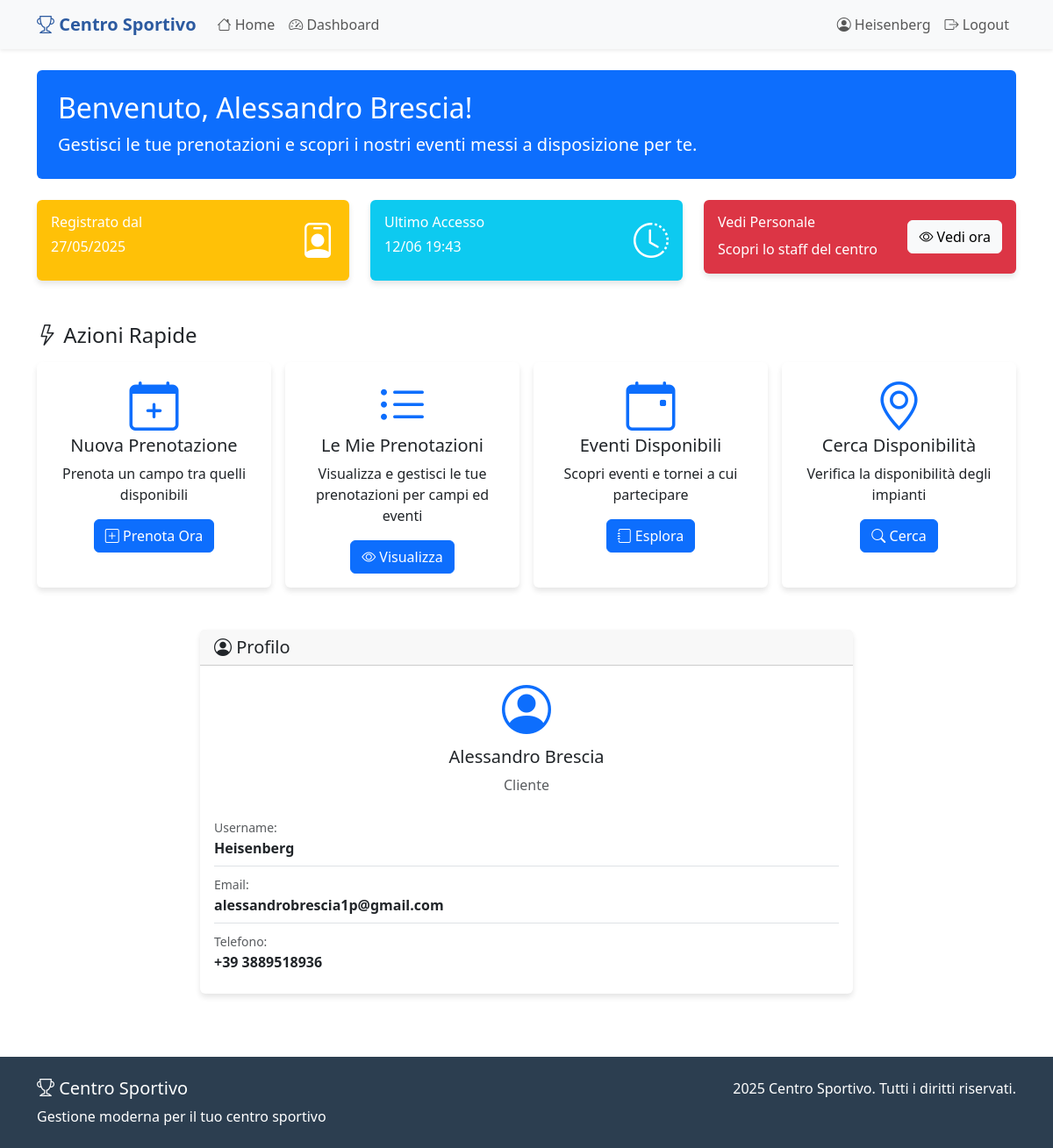
Page /dashboard/ (signed in) on the earlier database version.
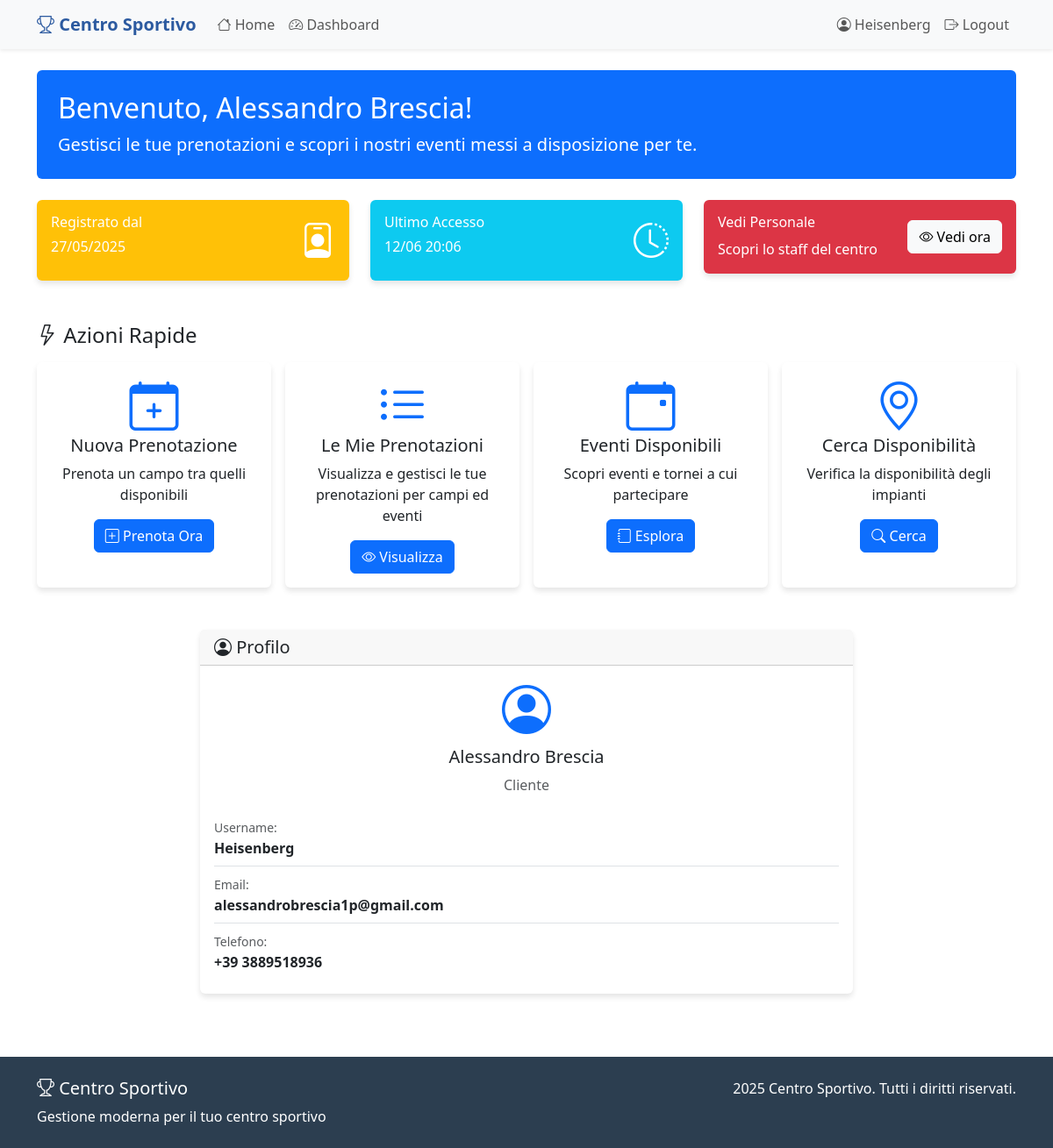
Same page on the later database version.
### centro_sportivo_app/models.py (models this page shows, shortened)
class Cliente(models.Model):
    username = models.CharField(max_length=15, unique=True)
    nome = models.CharField(max_length=20)
    cognome = models.CharField(max_length=20)
    email = models.EmailField(unique=True)
    telefono = models.CharField(max_length=15, blank=True)
    password = models.CharField(max_length=128)  # Password hashata
    is_active = models.BooleanField(default=True)
    codice_fiscale = models.CharField(
        max_length=16,
        blank=True,
        validators=[RegexValidator(r'^[A-Z0-9]{16}$', 'Inserisci un codice fiscale valido')]
    )
    data_registrazione = models.DateTimeField(auto_now_add=True)
    ultimo_accesso = models.DateTimeField(null=True, blank=True)
    class Meta:
        verbose_name = "Cliente"
        verbose_name_plural = "Clienti"
    def get_full_name(self):
        return f"{self.nome} {self.cognome}"

### centro_sportivo_app/views.py (the view, shortened to what this page needs)
# urls.py: path('dashboard/', views.dashboard, name='dashboard'),
def dashboard(request):
    if 'user_id' not in request.session:
        messages.error(request, 'Devi fare login per accedere.')
        return redirect('centro_sportivo_app:login')
    user_type = request.session.get('user_type')
    user_id = request.session.get('user_id')
    context = {
        'user_type': user_type,
    }
    if user_type == 'cliente':
        try:
            utente = Cliente.objects.get(pk=user_id)
            prenotazioni_attesa = Prenotazione.objects.filter(
                cliente=utente,
                stato__in=['attesa', 'annullata'],
                data__gte=timezone.now().date()
            ).count()
            eventi_iscritto = Partecipazione.objects.filter(cliente=utente).count()
            prenotazioni_recenti = Prenotazione.objects.filter(
                cliente=utente
            ).order_by('-data_creazione')[:5]
            partecipazioni_recenti = Partecipazione.objects.filter(
                cliente=utente
            ).order_by('-data_iscrizione')[:5]
            attivita_recenti = []
            for p in prenotazioni_recenti:
                attivita_recenti.append({
                    'tipo': 'prenotazione',
                    'titolo': f"Prenotazione {p.impianto.nome}",
                    'data': p.data,
                    'orario': f"{p.ora_inizio.strftime('%H:%M')}-{p.ora_fine.strftime('%H:%M')}",
                    'stato': p.stato,
                    'data_creazione': p.data_creazione,
                    'id': p.id
                })
            attivita_recenti = sorted(attivita_recenti, key=lambda x: x['data_creazione'], reverse=True)[:5]
            context.update({
                'utente': utente,
                'prenotazioni_attesa': prenotazioni_attesa,
                'eventi_iscritto': eventi_iscritto,
                'attivita_recenti': attivita_recenti
            })
        except Cliente.DoesNotExist:
            messages.error(request, 'Utente non trovato.')
            return redirect('centro_sportivo_app:login')
    else:
        messages.error(request, 'Tipo utente non valido.')
        return redirect('centro_sportivo_app:login')
    return render(request, 'centro_sportivo_app/dashboard.html', context)

### centro_sportivo_app/templates/centro_sportivo_app/dashboard.html (shortened to what the changed rows need)
{% extends 'centro_sportivo_app/base.html' %}
{% block content %}
<div class="container py-4">
    <div class="row mb-4">
        <div class="col">
            <div class="bg-primary text-white rounded p-4">
                <h2 class="mb-2">
                     Benvenuto, {{ utente.get_full_name }}!
                </h2>
                <p class="mb-0 lead">
                    {% if user_type == 'cliente' %}
                        Gestisci le tue prenotazioni e scopri i nostri eventi messi a disposizione per te.
                    {% else %}
                        Pannello di controllo per la gestione del centro sportivo.
                    {% endif %}
                </p>
            </div>
        </div>
    </div>
    <div class="row g-4 mb-5">
        {% if user_type == 'cliente' %}
            <div class="col-md-6 col-lg-4">
                <div class="card bg-warning text-white">
                    <div class="card-body">
                        <div class="d-flex justify-content-between">
                            <div>
                                <h6 class="card-title">Registrato dal</h6>
                                <h6 class="mb-0">{{ utente.data_registrazione|date:"d/m/Y" }}</h6>
                            </div>
                            <div class="align-self-center">
                                <i class="bi bi-person-badge fs-1"></i>
                            </div>
                        </div>
                    </div>
                </div>
            </div>
            <div class="col-md-6 col-lg-4">
                <div class="card bg-info text-white">
                    <div class="card-body">
                        <div class="d-flex justify-content-between">
                            <div>
                                <h6 class="card-title">Ultimo Accesso</h6>
                                <h6 class="mb-0">
                                    {% if utente.ultimo_accesso %}
                                        {{ utente.ultimo_accesso|date:"d/m H:i" }}
                                    {% else %}
                                        Primo accesso
                                    {% endif %}
                                </h6>
                            </div>
                            <div class="align-self-center">
                                <i class="bi bi-clock-history fs-1"></i>
                            </div>
                        </div>
                    </div>
                </div>
            </div>
            <div class="col-md-8 col-lg-4">
                <div class="card bg-danger text-white">
                    <div class="card-body">
                        <div class="d-flex justify-content-between">
                            <div>
                                <h6 class="card-title">Vedi Personale</h6>
                                  <h8 class="card-title">Scopri lo staff del centro</h8>
                            </div>
                            <div class="align-self-center">
                                 <a href="{% url 'centro_sportivo_app:gestione_personale' %}" class="btn btn-light">
                                    <i class="bi bi-eye "></i> Vedi ora
                                 </a>
                            </div>
                        </div>
                    </div>
                </div>
            </div>
        {% endif %}
    </div>
        <div class="col-lg-9 offset-lg-1 col-xl-8 offset-xl-2">
            <div class="card">
                <div class="card-body">
                    <div class="text-center mb-3">
                        <i class="bi bi-person-circle display-4 text-primary"></i>
                        <h5 class="mt-2">{{ utente.get_full_name }}</h5>
                        <p class="text-muted">
                            {% if user_type == 'cliente' %}
                                Cliente
                            {% else %}
                                {{ utente.get_ruolo_display }}
                            {% endif %}
                        </p>
                    </div>
                    <div class="list-group list-group-flush">
                        <div class="list-group-item px-0">
                            <small class="text-muted">Username:</small><br>
                            <strong>{{ utente.username }}</strong>
                        </div>
                        <div class="list-group-item px-0">
                            <small class="text-muted">Email:</small><br>
                            <strong>{{ utente.email }}</strong>
                        </div>
                        {% if utente.telefono %}
                        <div class="list-group-item px-0">
                            <small class="text-muted">Telefono:</small><br>
                            <strong>{{ utente.telefono }}</strong>
                        </div>
                        {% endif %}
                    </div>
                    </div>
                </div>
            </div>
        </div>
{% endblock %}

### centro_sportivo_app/templates/centro_sportivo_app/base.html (shortened to what this page needs)
<!DOCTYPE html>
<html lang="it">
<head>
    <link href="https://cdnjs.cloudflare.com/ajax/libs/bootstrap/5.3.2/css/bootstrap.min.css" rel="stylesheet">
    <link href="https://cdnjs.cloudflare.com/ajax/libs/bootstrap-icons/1.11.1/font/bootstrap-icons.min.css" rel="stylesheet">
</head>
<body class="d-flex flex-column min-vh-100">
    <nav class="navbar navbar-expand-lg navbar-light bg-light shadow-sm">
        <div class="container">
            <a class="navbar-brand" href="{% url 'centro_sportivo_app:index' %}">
                <i class="bi bi-trophy"></i> Centro Sportivo
            </a>
            <div class="collapse navbar-collapse" id="navbarNav">
                <ul class="navbar-nav me-auto">
                    <li class="nav-item">
                        <a class="nav-link" href="{% url 'centro_sportivo_app:index' %}">
                            <i class="bi bi-house"></i> Home
                        </a>
                    </li>
                    {% if request.session.user_id %}
                        <li class="nav-item">
                            <a class="nav-link" href="{% url 'centro_sportivo_app:dashboard' %}">
                                <i class="bi bi-speedometer2"></i> Dashboard
                            </a>
                        </li>
                    {% endif %}
                </ul>
                                <ul class="navbar-nav">
                    {% if request.session.user_id %}
                        <li class="nav-item">
                            <span class="nav-link">
                                <i class="bi bi-person-circle"></i> {{ request.session.full_name }}
                            </span>
                        </li>
                        <li class="nav-item">
                            <a class="nav-link" href="{% url 'centro_sportivo_app:logout' %}">
                                <i class="bi bi-box-arrow-right"></i> Logout
                            </a>
                                    </li>
                    {% endif %}
</ul>
            </div>
        </div>
    </nav>
    <main class="flex-grow-1">
        {% block content %}{% endblock %}
    </main>
    <footer class="mt-5 py-4">
        <div class="container">
            <div class="row">
                <div class="col-md-6">
                    <h5><i class="bi bi-trophy"></i> Centro Sportivo</h5>
                    <p class="mb-0">Gestione moderna per il tuo centro sportivo</p>
                </div>
                <div class="col-md-6 text-md-end">
                    <p class="mb-0">2025 Centro Sportivo. Tutti i diritti riservati.</p>
                </div>
            </div>
        </div>
    </footer>
</body>
</html>

Differences in the rows shown:
changed Cliente "Alessandro Brescia": ultimo_accesso "12/06 19:43" → "12/06 20:06"
